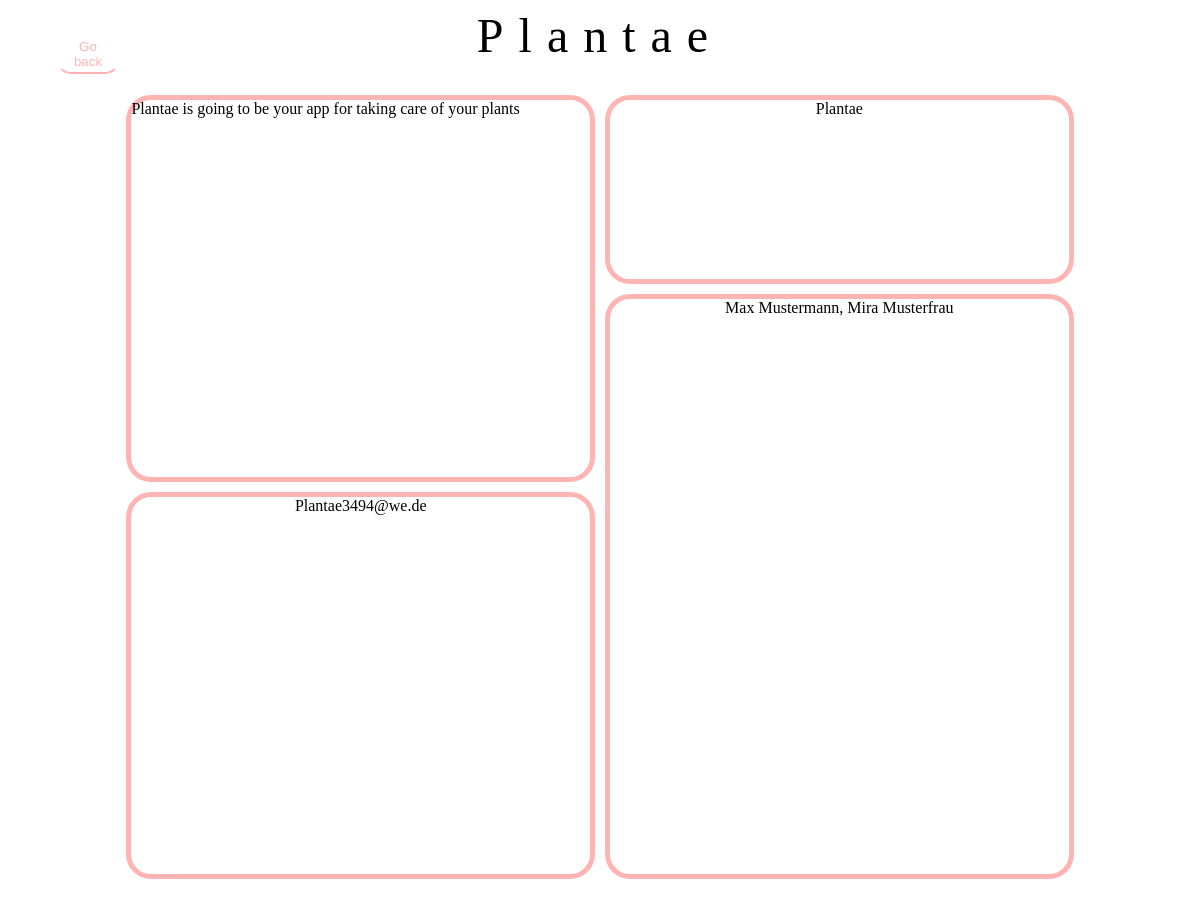
Page /single_upload/3 on the committed database.
### app/users/models.py (models this page shows)
class Upload (db.Model, CRUDMixin, UserMixin):
    id= db.Column(db.Integer, primary_key = True)
    idea = db.Column(db.String(400))
    team = db.Column(db.String(400))
    contact = db.Column(db.String(400))
    title = db.Column(db.String(80), index = True, unique = True)
    user_id = db.Column(db.Integer, db.ForeignKey('user.id'))

### app/users/routes.py (the view)
@blueprint.get("/single_upload/<upload_id>")
def get_single_upload(upload_id):
    upload = Upload.query.filter_by(id = upload_id).first()
    return render_template ("single_upload.html", upload = upload)

### app/templates/single_upload.html (shortened to what this page needs)
{% block head %}
<link rel="stylesheet" href="{{ url_for('static', filename='css/single_upload.css') }}">
{% endblock %}
{% block body%}
<div class="WebsiteHeadline">
    <button class="back" onclick="history.back()" >
      Go back
    </button>
      <h1>{{upload.title}}</h1>
  </div>
<div class = "grid-container">
    <p type="text" name=idea class="item1" style="  overflow-wrap:break-word;">{{upload.idea}}</p>
    <p type ="text" name=title class = "item2">{{upload.title}}</p>
    <p type ="text" name =team class = "item3">{{upload.team}}</p>
    <p type ="text" name =contact class = "item4">{{upload.contact}}</p>
</div>
{%endblock%}

### app/static/css/single_upload.css (style rules this page uses)
.WebsiteHeadline h1 { color: black; font-family: "Futura"; letter-spacing: 15px; margin-top: 5px; font-size: 3em; font-weight: normal; width: fit-content; text-align:center; margin: auto; margin-bottom: 4vh; justify-self: center; }
.WebsiteHeadline button { justify-self: flex-end; margin-top: 3vh; margin-left: 3vw; height: 5vh; width: 8vh; float: left; background-color: white; color: #FFB4B4; border-style: solid; border-color: white; border-bottom-color:#FFB4B4; transition: box-shadow; transition-duration: 0.4s; }
.grid-container { font-family: "Futura"; display: grid; padding-left: 10%; padding-right: 10%; padding-bottom: 5%; height: 100%; grid-template-columns: 1fr 1fr ; grid-template-rows: 1fr 1fr 1fr 1fr ; gap: 10px; outline: none; grid-auto-columns: minmax(100px, auto); transition: box-shadow; grid-template-areas: "one two" "one three" "four three" "four three"; }
.item1 { grid-area: one; display: block; border: none; margin: 0; box-sizing: border-box; border-style: solid; border-color: #FFB4B4; border-width: 5px; border-radius: 25px; outline: none; align-items: center; justify-content: center; max-width: 40vw; }
.item2 { grid-area: two; display: block; border: none; margin: 0; box-sizing: border-box; border-style: solid; border-color: #FFB4B4; border-width: 5px; border-radius: 25px; outline: none; text-align:center; }
.item3 { grid-area: three; display: block; border: none; margin: 0; box-sizing: border-box; border-style: solid; border-color: #FFB4B4; border-width: 5px; border-radius: 25px; outline: none; text-align: center; }
.item4 { grid-area: four; display: block; border: none; margin: 0; box-sizing: border-box; border-style: solid; border-color: #FFB4B4; border-width: 5px; border-radius: 25px; outline: none; text-align: center; }
.back { top: 10px; left:20px; border-radius: 15px; justify-self: flex-end; margin-top: 5px; margin-left: 3vw; height: 5vh; width: 8vh; background-color: white; color: #FFB4B4; border-style: solid; border-color: white; border-bottom-color:#FFB4B4; transition: box-shadow; transition-duration: 0.4s; position: absolute; }

### rows in the picture
Upload: title "Plantae", idea "Plantae is going to be your app for taking care of your plants", team "Max Mustermann, Mira Musterfrau", contact "Plantae3494@we.de"
